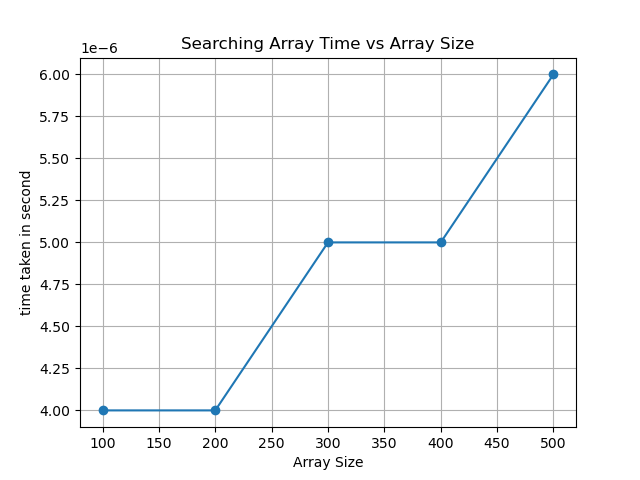

Python code for this plot:
import matplotlib.pyplot as plt;
sizes=[100,200,300,400,500]
times=[0.000004,0.000004,0.000005,0.000005,0.000006]
plt.title("Searching Array Time vs Array Size")
plt.plot(sizes,times,marker='o')
plt.xlabel('Array Size')
plt.ylabel('time taken in second')
plt.grid(True)
plt.show()
